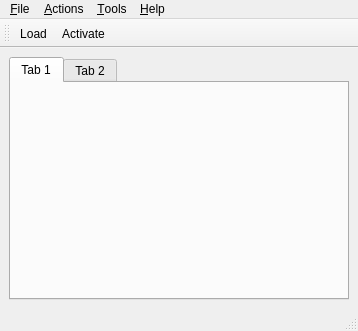
<?xml version="1.0" encoding="UTF-8"?>
<ui version="4.0">
 <class>Gremlin</class>
 <widget class="QMainWindow" name="Gremlin">
  <property name="geometry">
   <rect>
    <x>0</x>
    <y>0</y>
    <width>358</width>
    <height>331</height>
   </rect>
  </property>
  <property name="windowTitle">
   <string>Joystick Gremlin</string>
  </property>
  <widget class="QWidget" name="main">
   <layout class="QHBoxLayout" name="horizontalLayout">
    <item>
     <widget class="QTabWidget" name="devices">
      <property name="currentIndex">
       <number>0</number>
      </property>
      <widget class="QWidget" name="tab">
       <attribute name="title">
        <string>Tab 1</string>
       </attribute>
       <layout class="QHBoxLayout" name="horizontalLayout_3"/>
      </widget>
      <widget class="QWidget" name="tab_2">
       <attribute name="title">
        <string>Tab 2</string>
       </attribute>
      </widget>
     </widget>
    </item>
   </layout>
  </widget>
  <widget class="QMenuBar" name="menubar">
   <property name="geometry">
    <rect>
     <x>0</x>
     <y>0</y>
     <width>358</width>
     <height>21</height>
    </rect>
   </property>
   <widget class="QMenu" name="menuFile">
    <property name="title">
     <string>&amp;File</string>
    </property>
    <widget class="QMenu" name="menuRecent">
     <property name="title">
      <string>Recent</string>
     </property>
     <addaction name="actionEmpty"/>
    </widget>
    <addaction name="actionNewProfile"/>
    <addaction name="actionLoadProfile"/>
    <addaction name="menuRecent"/>
    <addaction name="actionSaveProfile"/>
    <addaction name="actionSaveProfileAs"/>
    <addaction name="separator"/>
    <addaction name="actionModifyProfile"/>
    <addaction name="separator"/>
    <addaction name="actionExit"/>
   </widget>
   <widget class="QMenu" name="menuTools">
    <property name="title">
     <string>&amp;Tools</string>
    </property>
    <addaction name="actionManageModes"/>
    <addaction name="actionInputRepeater"/>
    <addaction name="actionBindTempoAdvanced"/>
    <addaction name="actionDeviceInformation"/>
    <addaction name="actionCalibration"/>
    <addaction name="actionInputViewer"/>
    <addaction name="separator"/>
    <addaction name="actionPDFCheatsheet"/>
    <addaction name="separator"/>
    <addaction name="actionOptions"/>
    <addaction name="actionLogDisplay"/>
   </widget>
   <widget class="QMenu" name="menu_Help">
    <property name="title">
     <string>&amp;Help</string>
    </property>
    <addaction name="actionAbout"/>
   </widget>
   <widget class="QMenu" name="menuActions">
    <property name="title">
     <string>&amp;Actions</string>
    </property>
    <addaction name="actionCreate1to1Mapping"/>
    <addaction name="actionMergeAxis"/>
    <addaction name="actionSwapDevices"/>
   </widget>
   <addaction name="menuFile"/>
   <addaction name="menuActions"/>
   <addaction name="menuTools"/>
   <addaction name="menu_Help"/>
  </widget>
  <widget class="QStatusBar" name="statusbar"/>
  <widget class="QToolBar" name="toolBar">
   <property name="windowTitle">
    <string>toolBar</string>
   </property>
   <attribute name="toolBarArea">
    <enum>TopToolBarArea</enum>
   </attribute>
   <attribute name="toolBarBreak">
    <bool>false</bool>
   </attribute>
   <addaction name="actionOpen"/>
   <addaction name="actionActivate"/>
  </widget>
  <action name="actionOpen">
   <property name="text">
    <string>Load</string>
   </property>
  </action>
  <action name="actionLoadProfile">
   <property name="text">
    <string>&amp;Load Profile</string>
   </property>
  </action>
  <action name="actionActivate">
   <property name="checkable">
    <bool>true</bool>
   </property>
   <property name="text">
    <string>Activate</string>
   </property>
  </action>
  <action name="actionNewProfile">
   <property name="text">
    <string>&amp;New Profile</string>
   </property>
   <property name="visible">
    <bool>true</bool>
   </property>
  </action>
  <action name="actionSaveProfile">
   <property name="text">
    <string>&amp;Save Profile</string>
   </property>
  </action>
  <action name="actionSaveProfileAs">
   <property name="text">
    <string>&amp;Save Profile As</string>
   </property>
  </action>
  <action name="actionGenerate">
   <property name="text">
    <string>Generate</string>
   </property>
  </action>
  <action name="actionDeviceInformation">
   <property name="text">
    <string>Device Information</string>
   </property>
  </action>
  <action name="actionAbout">
   <property name="text">
    <string>&amp;About</string>
   </property>
  </action>
  <action name="actionManageCustomModules">
   <property name="text">
    <string>&amp;Manage Custom Modules</string>
   </property>
  </action>
  <action name="actionInputRepeater">
   <property name="checkable">
    <bool>true</bool>
   </property>
   <property name="text">
    <string>Input Repeater</string>
   </property>
  </action>
  <action name="actionBindTempoAdvanced">
   <property name="checkable">
    <bool>true</bool>
   </property>
   <property name="text">
    <string>Bind Tempo Advanced</string>
   </property>
  </action>
  <action name="actionCalibration">
   <property name="text">
    <string>&amp;Calibration</string>
   </property>
  </action>
  <action name="actionManageModes">
   <property name="text">
    <string>Manage Modes</string>
   </property>
  </action>
  <action name="actionHTMLCheatsheet">
   <property name="text">
    <string>HTML Cheatsheet</string>
   </property>
  </action>
  <action name="actionPDFCheatsheet">
   <property name="text">
    <string>PDF Cheatsheet</string>
   </property>
  </action>
  <action name="actionExit">
   <property name="text">
    <string>E&amp;xit</string>
   </property>
  </action>
  <action name="actionOptions">
   <property name="text">
    <string>&amp;Options</string>
   </property>
  </action>
  <action name="actionCreate1to1Mapping">
   <property name="text">
    <string>Create 1:1 mapping</string>
   </property>
   <property name="visible">
    <bool>false</bool>
   </property>
   <property name="iconVisibleInMenu">
    <bool>true</bool>
   </property>
  </action>
  <action name="actionLogDisplay">
   <property name="text">
    <string>&amp;Log display</string>
   </property>
  </action>
  <action name="actionMergeAxis">
   <property name="text">
    <string>&amp;Merge Axis</string>
   </property>
  </action>
  <action name="actionModifyProfile">
   <property name="text">
    <string>Modify Profile</string>
   </property>
  </action>
  <action name="actionRecent">
   <property name="text">
    <string>&amp;Recent</string>
   </property>
  </action>
  <action name="actionEmpty">
   <property name="text">
    <string>Empty</string>
   </property>
  </action>
  <action name="actionSwapDevices">
   <property name="text">
    <string>Swap Devices</string>
   </property>
  </action>
  <action name="actionInputViewer">
   <property name="text">
    <string>Input Viewer</string>
   </property>
  </action>
 </widget>
 <resources/>
 <connections/>
</ui>
